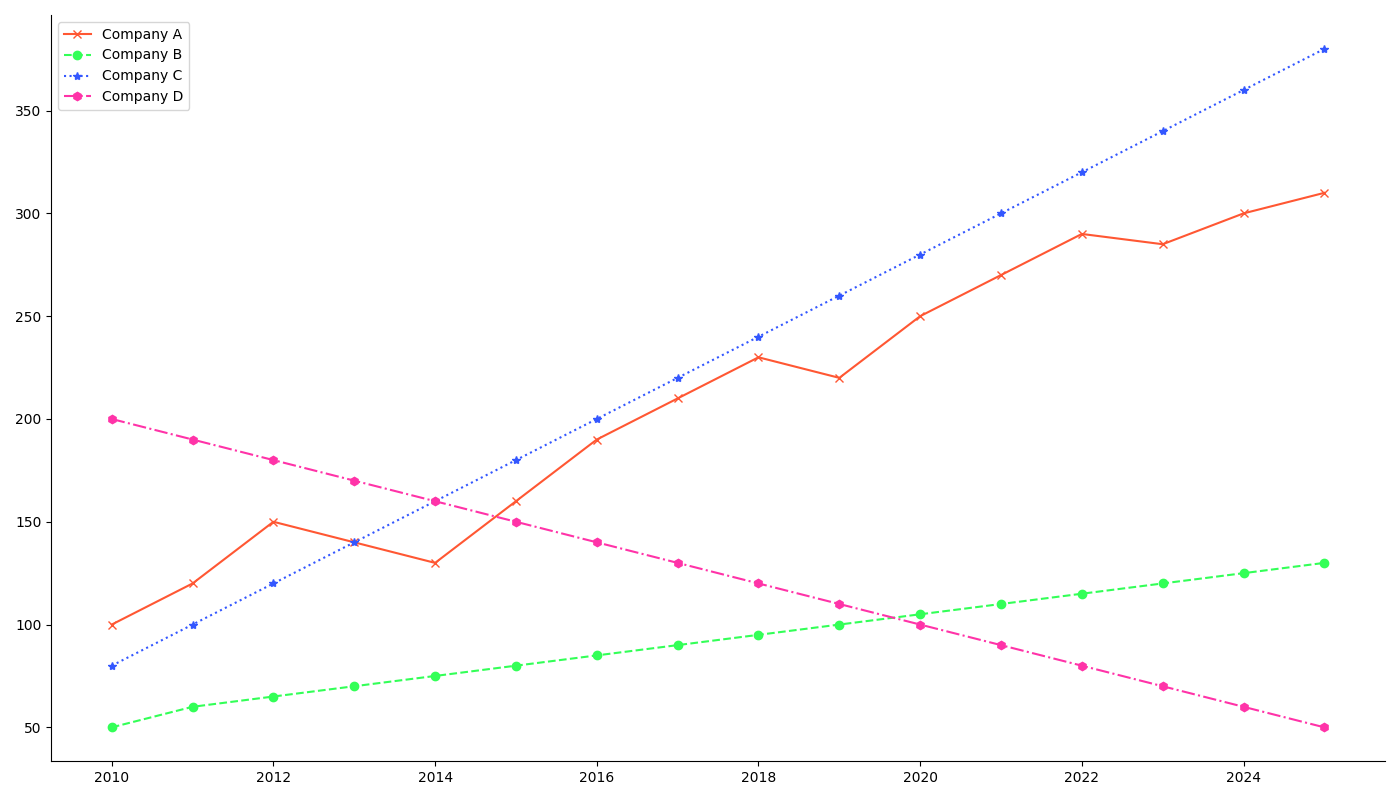

This figure's Python source:
import matplotlib.pyplot as plt
import numpy as np

years = np.arange(2010, 2026)

company_a = np.array([100, 120, 150, 140, 130, 160, 190, 210, 230, 220, 250, 270, 290, 285, 300, 310])
company_b = np.array([50, 60, 65, 70, 75, 80, 85, 90, 95, 100, 105, 110, 115, 120, 125, 130])
company_c = np.array([80, 100, 120, 140, 160, 180, 200, 220, 240, 260, 280, 300, 320, 340, 360, 380])
company_d = np.array([200, 190, 180, 170, 160, 150, 140, 130, 120, 110, 100, 90, 80, 70, 60, 50])

fig, ax = plt.subplots(figsize=(14, 8))

ax.plot(years, company_a, marker='x', linestyle='-', color='#FF5733')
ax.plot(years, company_b, marker='o', linestyle='--', color='#33FF57')
ax.plot(years, company_c, marker='*', linestyle=':', color='#3357FF')
ax.plot(years, company_d, marker='h', linestyle='-.', color='#FF33A8')

ax.legend(['Company A', 'Company B', 'Company C', 'Company D'], loc='upper left')
ax.grid(False)
ax.spines['right'].set_visible(False)
ax.spines['top'].set_visible(False)

plt.tight_layout()
plt.show()
